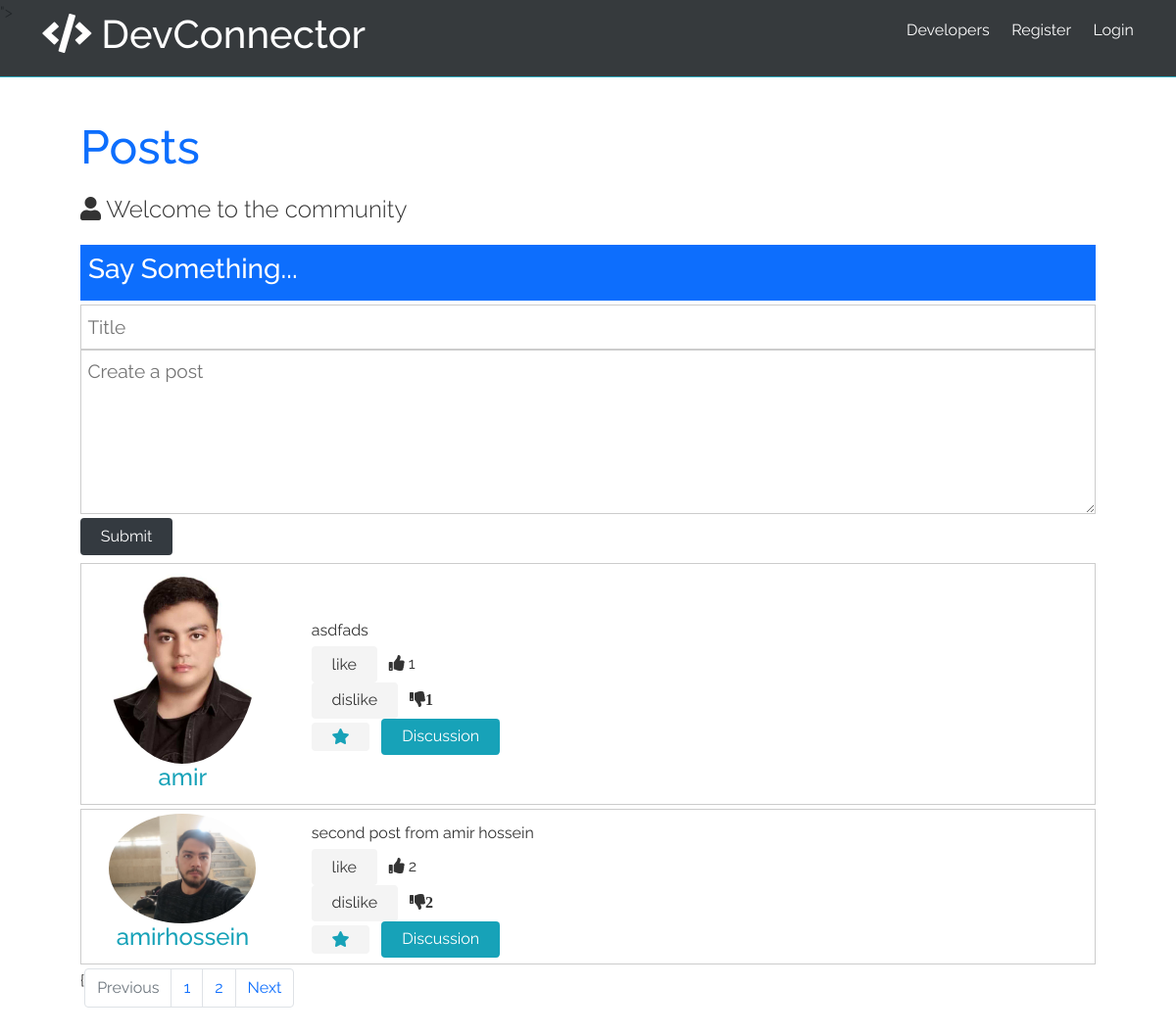
Page /blog/posts/ on the committed database.
### blog/models.py (models this page shows, shortened)
class Post(models.Model):
    slug = models.SlugField(null=False, unique=True, blank=True)
    body = models.TextField()
    title = models.CharField(max_length=200, null=True)
    create_at = models.DateTimeField(auto_now_add=True)
    author = models.ForeignKey(UserProfile, on_delete=models.CASCADE,
                               related_name="posts")
    like=models.ManyToManyField(UserProfile,related_name='like')
    dislike=models.ManyToManyField(UserProfile,related_name='dislike')

### accounts/models.py (models this page shows, shortened)
class UserProfile(models.Model):
    user = models.OneToOneField(User, on_delete=models.CASCADE)
    job_title = models.CharField(max_length=200,null=True)
    slug = models.SlugField(blank=True)
    bio = models.TextField(null=True)
    picture = models.ImageField(upload_to='profile_picture',null=True)

### blog/views.py (the view)
# urls.py: path('posts/',posts,name='posts'),
def posts(request):
    if request.method == "GET":
     if request.session.get('favorite'):
         all_posts=(Post.objects.all()
                    .annotate(likes_count=Count('like'))
                    .annotate(dislikes_count=Count('dislike'))
                    .annotate(is_fav=
            Case(
                 When(id__in=[int(x) for x in request.session['favorite']],then=1),
                 default=0,output_field=IntegerField(),
         )).order_by('-is_fav','create_at'))
     else :
         all_posts = (Post.objects.all()
                      .annotate(likes_count=Count('like'))
                      .annotate(dislikes_count=Count('dislike'))
                      .annotate(is_fav=
         Case(
             When(id__in=[], then=1),
             default=0, output_field=IntegerField(),
         )).order_by('-is_fav', 'create_at'))
     paginator=Paginator(all_posts,2)
     current_page = request.GET.get('page')
     if current_page:
         page_posts = paginator.get_page(int(current_page))
     else:
        page_posts = paginator.get_page(1)
     return render(request,
                   'blog/posts.html',{'all_posts':page_posts})
    elif request.method == "POST":
     author = request.user.userprofile
     body = request.POST['post_body']
     Post.objects.create(body=body, author=author)
     return HttpResponse(f"new post was created successfully!")

### blog/templates/blog/posts.html (shortened to what this page needs)
{% extends 'base.html' %}
{%load static%}
{% block content %}
<html lang="en">
  <body>
    <section class="container">
      <h1 class="large text-primary">
        Posts
      </h1>
      <p class="lead"><i class="fas fa-user"></i> Welcome to the community</p>
      <div class="post-form">
        <div class="post-form-header bg-primary">
          <h3>Say Something...</h3>
        </div>
          <form  method="post" action="/blog/posts/" class="form my-1">
        <input type="text" name="title" id="" placeholder='Title' required>
        <textarea cols="30" rows="5" placeholder="Create a post" name="post_body" ></textarea>
        <input type="submit" value="Submit" class="btn btn-dark my-1" />
      </form>
        <div class="posts">
        {%for post in all_posts %}
          {% include 'blog/_post.html' with post=post %}
          {% endfor%}
        </div>
      <nav aria-label="...">
  <ul class="pagination">
    {{% if all_posts.has_previous %}
           <li class="page-item">
      <span class="page-link">
          <a href="{% url 'posts' %}?page={{ all_posts.previous_page_number }}">
          Previous
      </a>
      </span>
      {% else %}
       <li class="page-item disabled">
      <span class="page-link">Previous</span>
    </li>
    {% endif %}
    {% for i in all_posts.paginator.page_range %}
        {% if all_posts.paginator.page.number == i  %}
            <li class="page-item active">
      <span class="page-link">
        {{ i }}
        <span class="sr-only">(current)</span>
      </span>
    {% else %}
            <li class="page-item"><a class="page-link" href="{% url 'posts'%}?page={{ i }}">{{ i }}</a></li>
        {% endif %}
    {% endfor %}
    <li class="page-item">
      <a class="page-link" href="#">Next</a>
    </li>
  </ul>
</nav>
      </div>
    </section>
  </body>
</html>
{% endblock content %}

### blog/templates/blog/_post.html (shortened to what this page needs)
 <div class="post bg-white my-1 p-1">
            <div>
              <a href="{%url 'profile_detail' post.author.slug %}">
                <img
                  class="round-img"
                  src="{{ post.author.picture.url }}"
                  alt=""
                />
                <h4>{{ post.author.user.username }}</h4>
              </a>
            </div>
            <div>
              <p class="my-1">
               {{post.body}}
              </p>
                <form action="{% url 'like' post.slug  %}"method="post">
                    <input type="submit"value="like" class="btn">
                    <i class="fas fa-thumbs-up"></i> <span>{{ post.likes_count }}</span>
                </form>
                <form action="{% url 'like' post.slug %}" method="post">
                    <input type="submit"value="dislike"  class="btn">
                <i class="fas fa-thumbs-down">{{ post.dislikes_count }}</i>
                </form>
                <button class="btn">
                    <a href="{% url 'add_favorite' post.slug%}">
                        <i class="fas fa-star"></i>
                    </a>
              </button>
              <a href="{% url 'post_detail' post.slug %}" class="btn btn-primary">
                Discussion
              </a>
            </div>
          </div>

### rows in the picture
Post: author.picture (picture), author.user.username "amir", body "asdfads", likes_count "1", dislikes_count "1"
Post: author.picture (picture), author.user.username "amirhossein", body "second post from amir hossein", likes_count "2", dislikes_count "2"

### other values in the picture
{{ i }} "1" "2"
